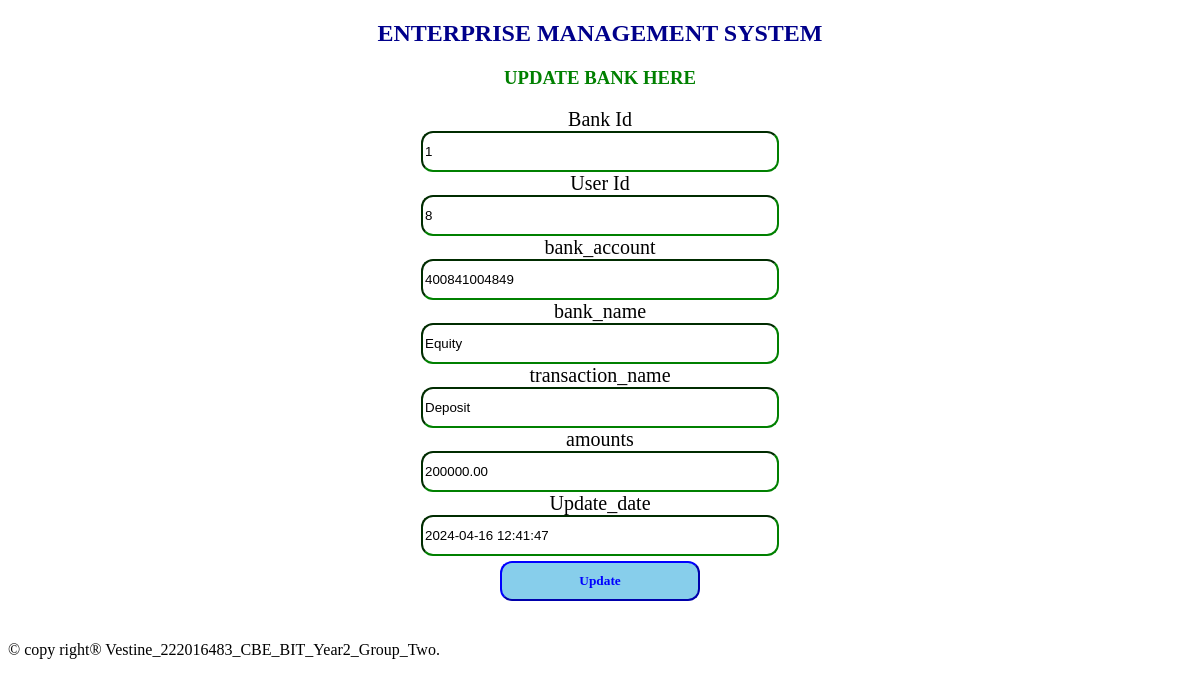
The page /editbank.php?bank_id=1 on the database its author committed.
### tables this page shows
CREATE TABLE `bank` (
  `bank_id` int(11) NOT NULL,
  `user_id` int(11) DEFAULT NULL,
  `bank_account` varchar(50) DEFAULT NULL,
  `bank_name` varchar(100) DEFAULT NULL,
  `transaction_name` varchar(100) DEFAULT NULL,
  `amounts` decimal(10,2) DEFAULT NULL,
  `Update_date` datetime NOT NULL DEFAULT current_timestamp()
);

### editbank.php (the view, shortened to what this page needs)
<?php
include"dbconnection.php";
if ($_SERVER['REQUEST_METHOD'] == 'GET') {
  $bank_id = $_GET["bank_id"];
    $sql = "SELECT * FROM bank WHERE bank_id=$bank_id";
    $result = $connection->query($sql);
    if ($result->num_rows > 0) {
        $row = $result->fetch_assoc();
        $user_id=$row['user_id'];
        $bank_account = $row["bank_account"];
        $bank_name = $row["bank_name"];
        $transaction_name=$row['transaction_name'];
        $amounts = $row["amounts"];
        $Update_date = $row["Update_date"];
    } else {
        header("location: /Enterprise_management_system/viewtransaction.php");
        exit;
    }
}
?>
<!DOCTYPE html>
<html>
<head>
</head>
<body>
<center>
	<h2>ENTERPRISE MANAGEMENT SYSTEM </h2>
	<h3 style="color:green;">UPDATE BANK HERE</h3>
	<section class="forms">
		<form method="POST" onsubmit="return confirmUpdate();">
	<label>Bank Id</label><br>
    <input type="text" name="bank_id" readonly class="input" value="<?php echo $bank_id; ?>"><br>
    <label>User Id</label><br>
    <input type="text" name="user_id" readonly class="input" value="<?php echo $user_id; ?>"><br>
    <label>bank_account</label><br>
    <input type="text" name="bank_account" class="input" value="<?php echo $bank_account; ?>"><br>
    <label>bank_name </label><br>
    <input type="text" name="bank_name" value="<?php echo $bank_name; ?>" class="input"><br>
    <label>transaction_name </label><br>
    <input type="text" name="transaction_name" value="<?php echo $transaction_name; ?>" class="input"><br>
    <label>amounts </label><br>
    <input type="text" name="amounts" value="<?php echo $amounts; ?>" class="input"><br>
    <label>Update_date</label><br>
    <input type="text" name="Update_date" value="<?php echo $Update_date; ?>" class="input"><br>
    <input type="submit" name="submit" value="Update" class="sb">
</form>
</section>
</center>
		<footer>
			<p style="color:blue; text-align: center; margin-top:40px;"><marquee> &copy copy right&reg Vestine_222016483_CBE_BIT_Year2_Group_Two.</marquee> </p>
		</footer>
</body>
</html>

### editbank.php (style rules this page uses)
h2 { font-family:Castellar; color: darkblue; }
label { font-family: elephant; font-size: 20px; }
.sb { font-family:Georgia; padding: 10px; border-color: blue; background-color: skyblue; width: 200px; margin-top: 5px; border-radius: 12px; font-weight: bold; color: blue; }
.input { width: 350px; height: 35px; border-radius: 12px; border-color: green; }

### rows shown on the page
bank: user_id "8", bank_account "400841004849", bank_name "Equity", transaction_name "Deposit", amounts "200000.00", Update_date "2024-04-16 12:41:47"
